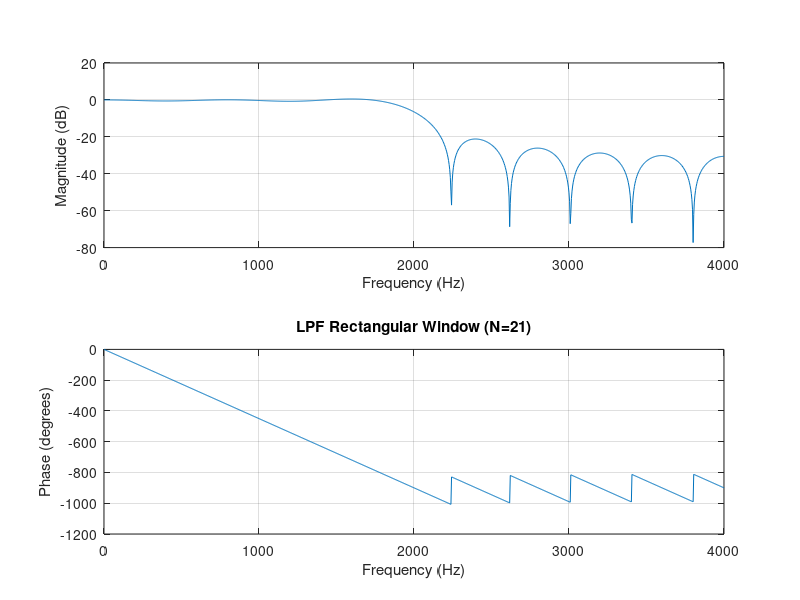
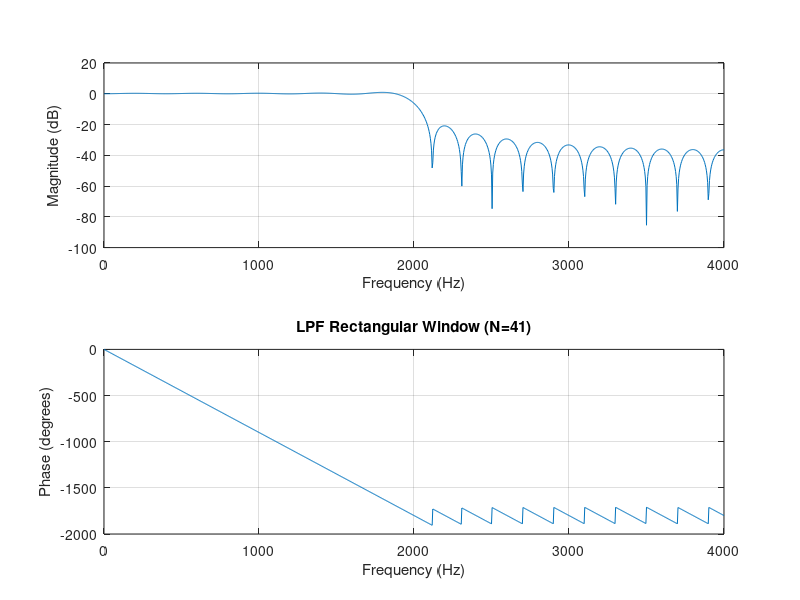

MATLAB code for these plots, in order:
fs = 8000;          % Sampling frequency (Hz)
fc_lp = 2000;       % Low-pass cutoff frequency (Hz)


N1 = 21;            % Filter length 21
N2 = 41;            % Filter length 41

b_rect_21 = fir1(N1-1, fc_lp/(fs/2), rectwin(N1));
b_rect_41 = fir1(N2-1, fc_lp/(fs/2), rectwin(N2));

figure;
freqz(b_rect_21,1,1024,fs);
title('LPF Rectangular Window (N=21)');
figure;
freqz(b_rect_41,1,1024,fs);
title('LPF Rectangular Window (N=41)');
